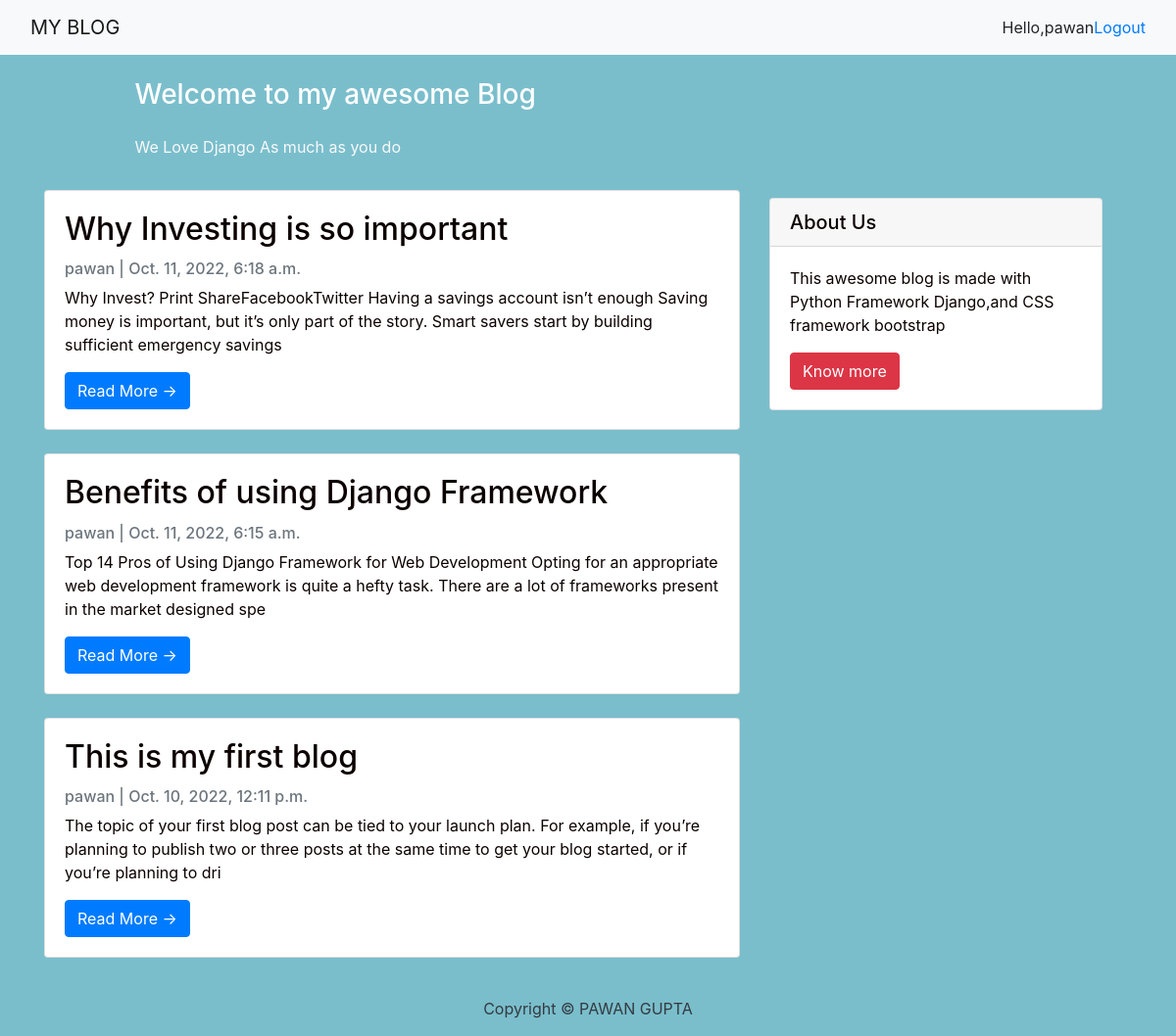
The app's page / (signed in) with its own data.
### blog/models.py (models this page shows, shortened)
class Post(models.Model):
    title = models.CharField(max_length=200, unique=True)
    slug = models.SlugField(max_length=200, unique=True)
    author = models.ForeignKey(
        User, on_delete=models.CASCADE, related_name="blog_posts"
    )
    updated_on = models.DateTimeField(auto_now=True)
    content = models.TextField()
    created_on = models.DateTimeField(auto_now_add=True)
    status = models.IntegerField(choices=STATUS, default=0)
    class Meta:
        ordering = ["-created_on"]

### blog/views.py (the view)
# urls.py: path('', views.PostList.as_view(), name='home'),
@class_view_decorator(login_required(login_url='login'))
class PostList(generic.ListView):
    queryset = Post.objects.filter(status=1).order_by('-created_on')
    template_name = 'index.html'
    paginate_by = 5

### blog/templates/index.html (shortened to what this page needs)
{% extends "base.html" %}
{% block content %}
<header class="masthead">
    <div class="container">
        <div class="row">
            <div class=" col-md-8 col-md-10 mx-auto">
                <div class="site-heading">
                    <h3 class=" site-heading my-4 mt-3 text-white"> Welcome to my awesome Blog </h3>
                    <p class="text-light">We Love Django As much as you do &nbsp
                    </p>
                </div>
            </div>
        </div>
    </div>
</header>
<div class="container">
    <div class="row">
        <div class="col-md-8 mt-3 left">
            {% for post in post_list %}
            <div class="card mb-4">
                <div class="card-body">
                    <h2 class="card-title">{{ post.title }}</h2>
                    <p class="card-text text-muted h6">{{ post.author }} | {{ post.created_on}} </p>
                    <p class="card-text">{{post.content|safe|slice:":200" }}</p>
                    <a href="{% url 'post_detail' post.slug  %}" class="btn btn-primary">Read More &rarr;</a>
                </div>
            </div>
            {% endfor %}
        </div>
        {% block sidebar %}
        {% include 'sidebar.html' %}
        {% endblock sidebar %}
    </div>
</div>
{%endblock%}

### blog/templates/base.html (shortened to what this page needs)
{% load static %}
<!DOCTYPE html>
<html>
<head>
    <link rel="stylesheet" href="https://maxcdn.bootstrapcdn.com/bootstrap/4.0.0/css/bootstrap.min.css"
 />
</head>
<body>
    <nav class="navbar navbar-expand-lg navbar-light bg-light shadow" id="mainNav">
        <div class="container-fluid">
            <a class="navbar-brand" href="{% url 'home' %}">MY BLOG</a>
            <div class="collapse navbar-collapse" id="navbarResponsive">
                <ul class="navbar-nav ml-auto">
                    <span id="hello-msg">Hello,{{request.user}}</span>
                    <span><a href="{%url 'logout'%}">Logout</a></span>
                </ul>
            </div>
        </div>
    </nav>
    {% block content %}{% endblock content %}
    <footer class=" py-3 bg-grey">
        <p class="m-0 text-dark text-center ">Copyright &copy; PAWAN GUPTA</p>
    </footer>
</body>
</html>

### blog/templates/sidebar.html
{% block sidebar %}
<div class="col-md-4 float-right ">
    <div class="card my-4">
        <h5 class="card-header">About Us</h5>
        <div class="card-body">
            <p class="card-text"> This awesome blog is made with Python Framework Django,and CSS framework bootstrap
            </p>
            <a href="#" class="btn btn-danger">Know more</a>
        </div>
    </div>
</div>
{% endblock sidebar %}

### blog/templates/base.html (style rules this page uses)
body, html { margin: 0; padding: 0; height: 100%; background: #7abecc !important; }
.row { width: 100%; color: rgb(12, 1, 1) !important; }

### records on screen
Post: title "Why Investing is so important", author "pawan", created_on "Oct. 11, 2022, 6:18 a.m.", content "Why Invest? Print ShareFacebookTwitter Having a savings account isn’t enough Saving money is important, but it’s only part of the story. Smart savers start by building sufficient emergency savings"
Post: title "Benefits of using Django Framework", author "pawan", created_on "Oct. 11, 2022, 6:15 a.m.", content "Top 14 Pros of Using Django Framework for Web Development Opting for an appropriate web development framework is quite a hefty task. There are a lot of frameworks present in the market designed spe"
Post: title "This is my first blog", author "pawan", created_on "Oct. 10, 2022, 12:11 p.m.", content "The topic of your first blog post can be tied to your launch plan. For example, if you’re planning to publish two or three posts at the same time to get your blog started, or if you’re planning to dri"

### other values on screen
{{ request.user }} "pawan"
